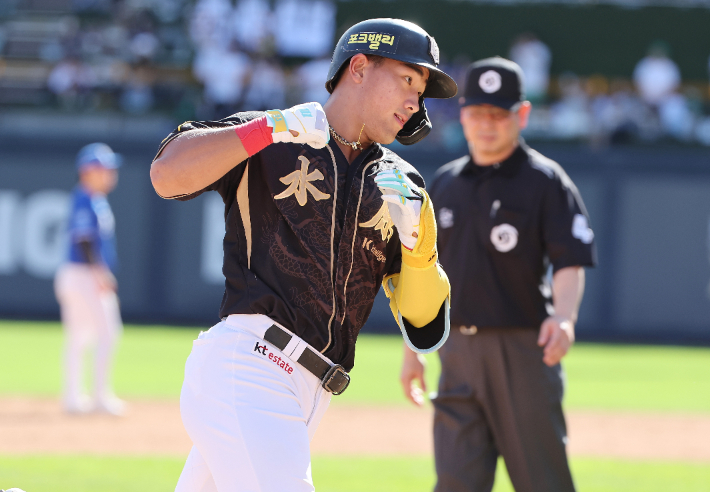
#> input picture opencv/중간고사/5 에지 알고리즘/baseball.jpg, 710 x 492 px
$ python 5-2.py
#> lines starting #> are read from the running program, lines starting #| are printed output that depends on the picture
#LoG 알고리즘과 DoG 알고리즘
import cv2 as cv
import os
import sys

# 파일 경로 설정
script_dir = os.path.dirname(os.path.abspath(__file__))
img_path = os.path.join(script_dir, 'baseball.jpg')
img = cv.imread(img_path)
#> img is the input picture: shape (492, 710, 3); mean B, G, R 122.7, 124.8, 124.2

if img is None:
    sys.exit('이미지를 불러올 수 없습니다.')

# 에지 검출은 보통 흑백(Grayscale) 이미지로 수행합니다.
gray = cv.cvtColor(img, cv.COLOR_BGR2GRAY)
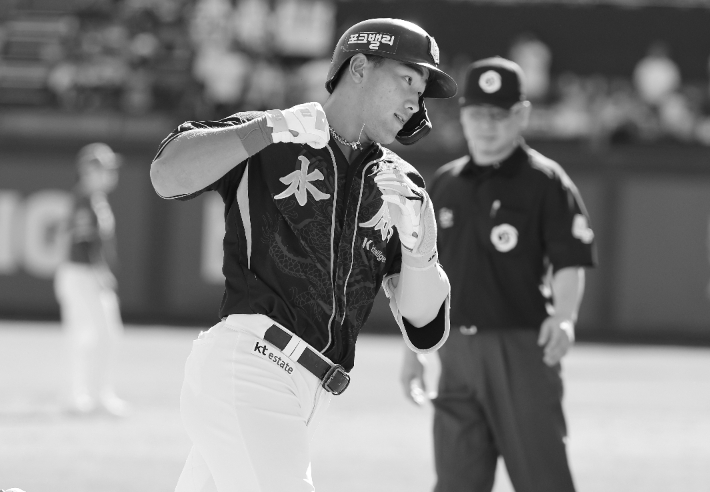
#> gray: shape (492, 710); min 8, max 255, mean 124.4

# Laplacian of Gaussian
# 1. 가우시안 블러로 노이즈 제거
blur = cv.GaussianBlur(gray,(5,5),0)

# 2. 라플라시안 필터 적용
# 2차 미분시 음수값 발생, 8비트에서 16비트로 계산해야함. 16은 bit, S는 양수부터 음수까지
LoG = cv.Laplacian(blur,cv.CV_16S)
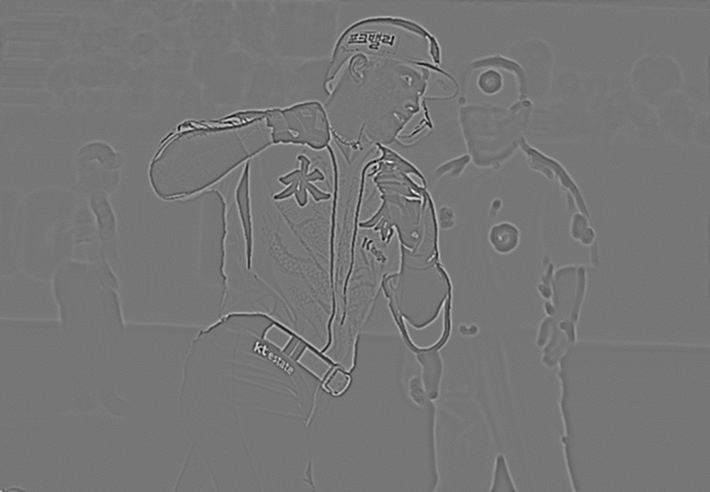
#> LoG: shape (492, 710) int16; min -76, max 87, mean 0; drawn with min black and max white

# 3. 화면에 그리기 위해 절대값을 씌우고 다시 8비트로 변환
LoG = cv.convertScaleAbs(LoG)
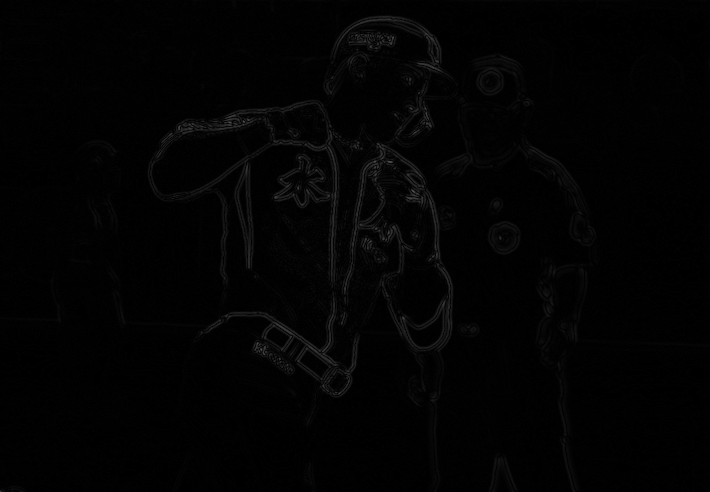
#> LoG: shape (492, 710); min 0, max 87, mean 2.6

# Difference of Gaussians
# 흐린 정도가 다른 가우시안 블러 이미지를 만들어서 둘을 뺌.
# 계산이 복잡한 LoG를 근사한 방법. 속도가 훨씬 빠름.

D1_blur = cv.GaussianBlur(gray, (5,5),sigmaX=1.0)
D2_blur = cv.GaussianBlur(gray, (9,9),sigmaX=2.0)
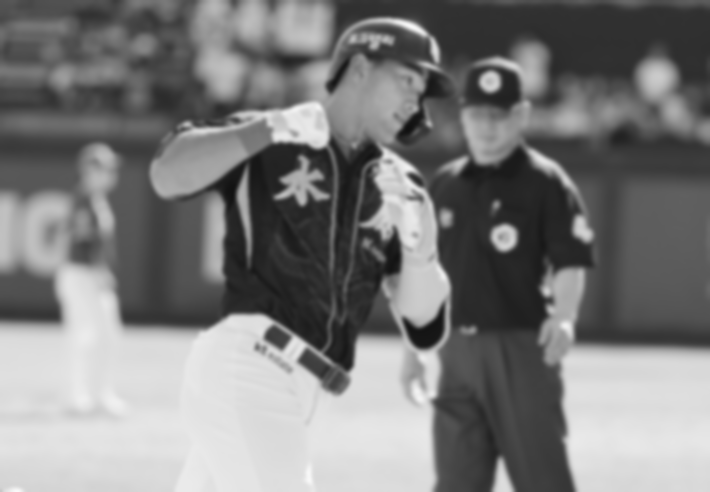
#> D2_blur: shape (492, 710); min 16, max 249, mean 124.4

# 2개의 블러링 이미지의 차이를 절댓값으로 계산
DOG = cv.absdiff(D1_blur,D2_blur)

# 결과 확인
cv.imshow('Original Image',img)
cv.imshow('LoG Edges',LoG)
cv.imshow('DOG Edges', DOG)
cv.waitKey(0)
cv.destroyAllWindows()
